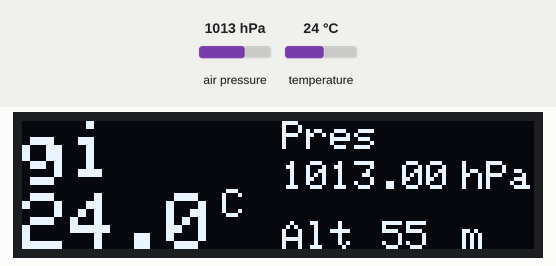
Recording of a sketch running on a simulated Arduino Uno, built with avr-gcc and run on an emulated ATmega328P. Parts: 128×32 one-colour display. The test bench sets the inputs (shaded band); at power-on: temperature 24 °C, air pressure 1013 hPa. What the sketch prints to the serial monitor is not drawn.

Above: at 3.2 s.
3.3 s: temperature set to 12 °C
At 4.7 s:
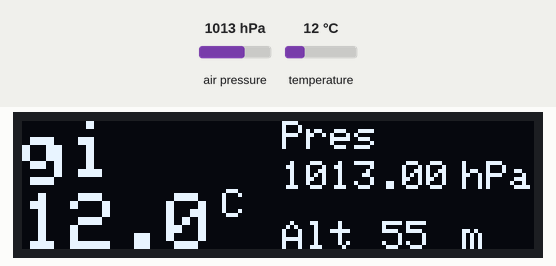
5.6 s: air pressure set to 952 hPa
At 7.0 s:
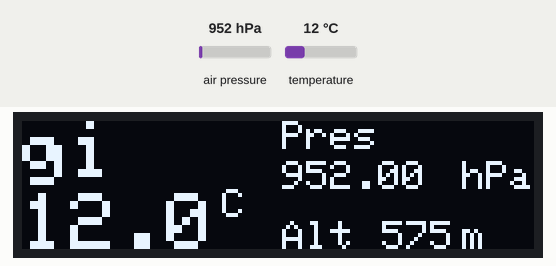
7.8 s: temperature set to 19 °C
At 9.3 s:
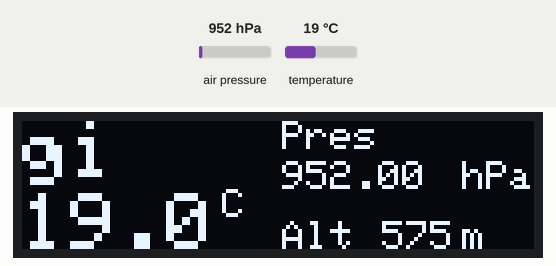
10.0 s: air pressure set to 975 hPa
At 11.6 s:
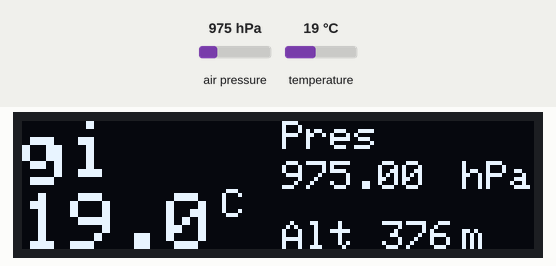
Timing chart, 0 to 13.1 s (numbered marks = the images above; inputs shaded):
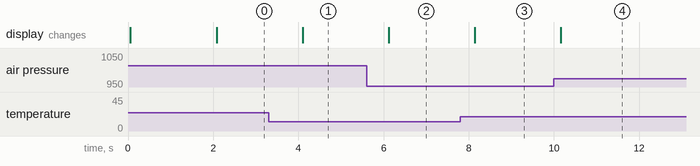

Measured:
- after the input at 3.3 s, the display: changes after 0.80 s (image 1)
- after the input at 5.6 s, the display: changes after 0.52 s (image 2)
- after the input at 7.8 s, the display: changes after 0.34 s (image 3)
- after the input at 10.0 s, the display: changes after 0.17 s (image 4)

The sketch:

i2c_led_bmp.ino
```cpp
/* This code is to use with Adafruit BMP280 and OLED screen   (Metric)
   * It measures both temperature and pressure and it displays them on the OLED display   with the altitude
 * It's a modified version of the Adafruit example code
   * Refer to www.surtrtech.com or SurtrTech Youtube channel
 */

#include   <Adafruit_GFX.h>      //Libraries for the OLED and BMP280
#include <Adafruit_SSD1306.h>
#include   <Adafruit_BMP280.h>

#define SCREEN_WIDTH 128 // OLED display width, in pixels
#define   SCREEN_HEIGHT 32 // OLED display height, in pixels
#define OLED_RESET    -1 //   Reset pin # (or -1 if sharing Arduino reset pin)

Adafruit_SSD1306 display(SCREEN_WIDTH,   SCREEN_HEIGHT, &Wire, OLED_RESET); //Declaring the display name (display)
Adafruit_BMP280   bmp;

void setup() {
  bmp.begin(0x76);
  Serial.begin(9600);//Start   the bmp
  display.begin(SSD1306_SWITCHCAPVCC, 0x3c); //Start   the OLED display
  display.clearDisplay();
  display.display();
  display.setTextColor(WHITE);
   display.setTextSize(1);
  display.print("SurtrTech");     //Show the name,   you can remove it or replace it
  display.setCursor(32,12);
  display.setTextSize(2);
  display.println("BMP280");
  display.display();
  delay(2000);
}

void   loop() {

    display.clearDisplay();
    float T = bmp.readTemperature();            //Read temperature in C
    float P = bmp.readPressure()/100;         //Read   Pressure in Pa and conversion to hPa
    float A = bmp.readAltitude(1019.66);       //Calculating the Altitude, the "1019.66" is the pressure in (hPa) at sea   level at day in your region
                                              //If   you don't know it just modify it until you get the altitude of your place
    Serial.println(T);
     display.setCursor(0,0);                   //Oled display, just playing with   text size and cursor to get the display you want
    display.setTextColor(WHITE);
     display.setTextSize(2);
    display.print("gi");

    display.setCursor(0,18);
     display.print(T,1);
    display.setCursor(50,17);
    display.setTextSize(1);
     display.print("C");

    display.setTextSize(1);
    display.setCursor(65,0);
     display.print("Pres");
    display.setCursor(65,10);
    display.print(P);
     display.setCursor(110,10);
    display.print("hPa");

    display.setCursor(65,25);
     display.print("Alt");
    display.setCursor(90,25);
    display.print(A,0);
     display.setCursor(110,25);
    display.print("m");

    display.display();
     delay(2000);
}
```
